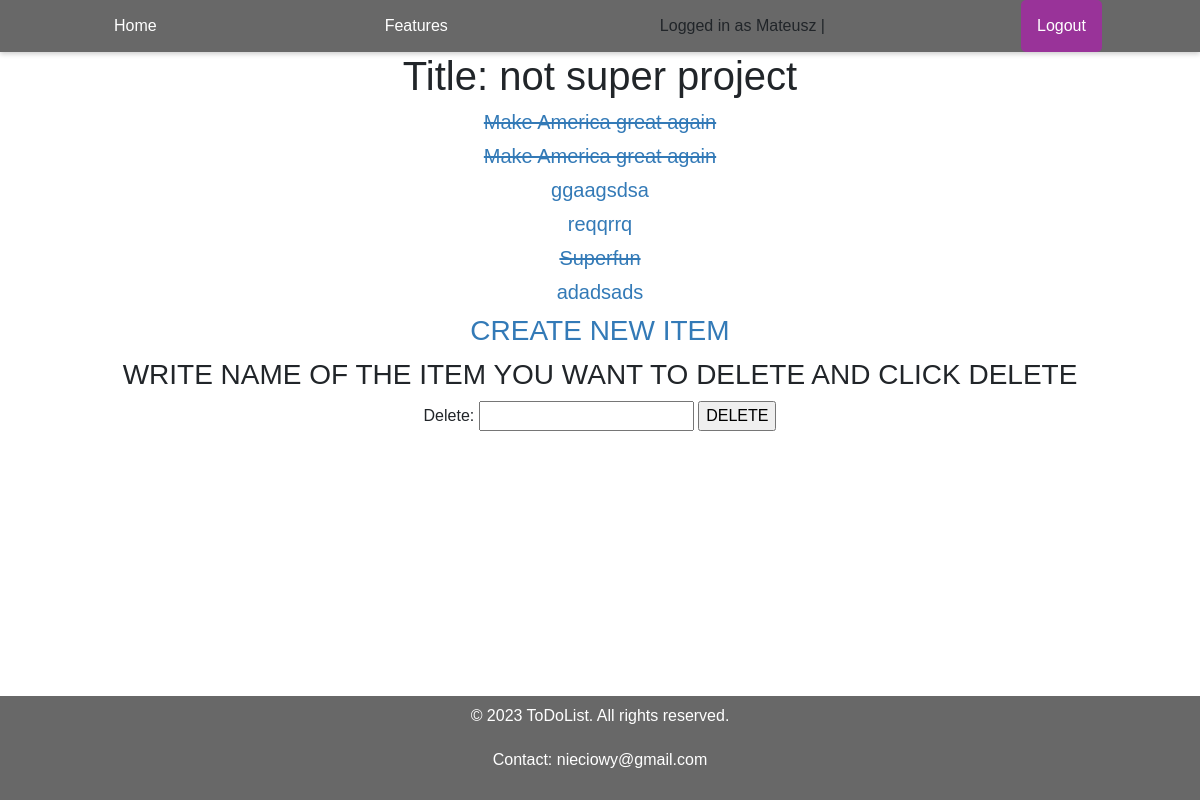
Page /all-lists/not-super-project (signed in) on the committed database.
### todolist/models.py (models this page shows, shortened)
class ToDoList(models.Model):
    PRIORITY_CHOICES = (
        (1, 'Low'),
        (2, 'Medium'),
        (3, 'High'),
    )
    author = models.ForeignKey(User, on_delete=models.CASCADE)
    title = models.CharField(max_length=200, unique=True)
    made_at = models.DateTimeField(auto_now_add=True)
    updated_at = models.DateTimeField(auto_now=True)
    importance = models.IntegerField(choices=PRIORITY_CHOICES, default=2)
    slug = models.SlugField(default='', null=False)

class ListItem(models.Model):
    todo = models.CharField(max_length=100, unique=True)
    is_done = models.BooleanField(default=False)
    todolist = models.ForeignKey(ToDoList, on_delete=models.CASCADE, name='todolist')
    slug_item = models.SlugField(default='', null=False)

### todolist/views.py (the view)
# urls.py: path('all-lists/<slug:slug>', views.single_list, name='project'),
@login_required(login_url="/login")
def single_list(request, slug):
    project = ToDoList.objects.get(slug=slug)
    if project.author != request.user:
        raise PermissionDenied
    if request.method == 'POST':
        form = DeleteForm(request.POST)
        if form.is_valid():
            print(form.cleaned_data)
            instance = ListItem.objects.get(todo = form.cleaned_data['delete'])
            instance.delete()
            return redirect(project, slug)
    else:
        form = DeleteForm()
    return render(request, 'todolist/single_list.html',{
        "form": form,
        "project": project
    })

### todolist/forms.py
class DeleteForm(forms.Form):
    delete = forms.CharField()

### todolist/templates/todolist/single_list.html (shortened to what this page needs)
{% extends 'base.html' %}
{% block content %}
<center>
    <h1>Title: {{project.title}}</h1>
        {% if project.listitem_set.all == null %}
        <h4>No List Elelements</h4>
        {% else %}
        {% for element in project.listitem_set.all %}
            {% if element.is_done %}
            <h5><a href="{% url 'edit-item' project.slug element.slug_item %}"><s>{{element.todo}}</s></a></h5>
            {% else %}
            <h5><a href="{% url 'edit-item' project.slug element.slug_item %}">{{element.todo}}</a></h5>
            {% endif %}
        {% endfor %}
        {% endif %}
        <center>
            <h3><a href="{% url 'create-item' project.slug %}">CREATE NEW ITEM</a></h3>
            <h3>WRITE NAME OF THE ITEM YOU WANT TO DELETE AND CLICK DELETE</a></h3>
            <form method="post">
                {{form}}
                <input type="submit" value="DELETE">
            </form>
        </center>
</center>
{% endblock  %}

### templates/base.html (shortened to what this page needs)
{% load static %}
<!DOCTYPE html>
<html lang="en">
<head>
    <link rel="stylesheet" href="https://cdn.jsdelivr.net/npm/bootstrap@5.3.0-alpha3/dist/css/bootstrap.min.css">
    <link rel="stylesheet" href="{% static 'base.css' %}">
</head>
<body>
    {% include 'includes/navbar.html' %}
    {% block content %}
    {% endblock  %}
    {% include 'includes/footer.html' %}
</body>
</html>

### templates/includes/navbar.html
{% load static %}
{% block css_files %}
<link rel="stylesheet" href="{% static 'includes/navbar.css' %}">
{% endblock  %}
<ul class="navbar">
    <li><a href="{% url 'home' %}">Home</a></li>
    <li><a href="{% url 'features' %}">Features</a></li>
    {% if user.is_authenticated %}
    <li class="right"><span>Logged in as {{user.username}} |</span></li>
    <li class="right register"><a href="{% url 'logout' %}">Logout</a></li>
    {% else %}
    <li class="right"><a href="{% url 'login' %}">Login</a></li>
    <li class="right register"><a href="{% url 'register' %}">Register</a></li>
    {% endif %}
</ul>

### templates/includes/footer.html
{% load static %}
{% block css_files %}
<link rel="stylesheet" href="{% static 'includes/footer.css' %}">
{% endblock  %}
<footer>
    <p>&copy; 2023 ToDoList. All rights reserved.</p>
    <p>Contact: nieciowy@gmail.com</p>
</footer>

### static/base.css (style rules this page uses)
body, h1, h2, h3, h4, h5, h6, p, ol, ul { margin: 0; padding: 0; }
body { font-family: Arial, sans-serif; font-size: 16px; }
h1, h2, h3, h4, h5, h6 { margin-bottom: 10px; }
p { margin-bottom: 20px; }
a { color: #337ab7; text-decoration: none; }
body { background-color: #ffffff; min-height: 100vh; display: flex; flex-direction: column; }

### static/includes/navbar.css (style rules this page uses)
ul.navbar { list-style-type: none; margin: 0; padding: 0; overflow: hidden; background-color: #686868; box-shadow: 0 2px 5px rgba(0, 0, 0, 0.2); display: flex; align-items: center; }
ul.navbar li { float: left; margin: auto; }
ul.navbar li a { display: block; color: white; text-align: center; padding: 14px 16px; text-decoration: none; }
ul.navbar li.register { background-color: #993399; border-radius: 5px; }

### static/includes/footer.css (style rules this page uses)
footer { padding: 0.5rem; text-align: center; bottom: 0; background-color: #686868; margin-top: auto; color: white; }

### rows in the picture
ToDoList: title "not super project"
ListItem: todo "Make America great again"
ListItem: todo "Make America great again"
ListItem: todo "ggaagsdsa"
ListItem: todo "reqqrrq"
ListItem: todo "Superfun"
ListItem: todo "adadsads"

### other values in the picture
{{ user.username }} "Mateusz"
